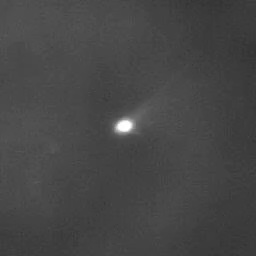
%> input picture Software/images/0.png, 256 x 256 px
$ octave process_frames_v1.m   (GNU Octave 9; MATLAB toolbox functions it lacks are replaced by stand-ins)
%> lines starting %> are read from the running program, lines starting %| are printed output that depends on the picture; in (x1, y1, x2, y2) boxes, pixels count from 0 and x2, y2 are one past the last pixel; in counts of white or black regions, pixels touching at a corner belong together; the program's own positions count from 1
% close all;
% clear all;
clc;
% '/Users/Owner/OneDrive/Documents/Python Scripts/Senior-Design-Project-EMCH427-002-Team-4-Downey/Software/Python/save/video_ai/whole916.png'
image = imread('/Users/Owner/OneDrive/Documents/Python Scripts/Senior-Design-Project-EMCH427-002-Team-4-Downey/Software/images/0.png');
%> image is the input picture: size 256x256x3 uint8; min 51, max 255, mean 70.2

tic;
[max_area, radius, centroid, brightness, image] = ProcessFrames(image);
toc
imshow(image)
function [max_area, radius, centroid, brightness, image] = ProcessFrames(image)

    gray = rgb2gray(image);

    copy = imgaussfilt(gray,0.1); %standard deviation of 2

    copy = imbinarize(copy, 'adaptive','ForegroundPolarity','bright', 'Sensitivity',0.01); %thresh
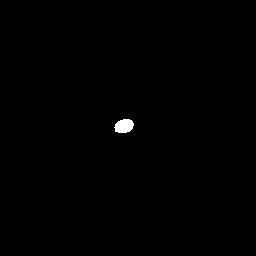
%> copy: size 256x256 logical; 0.33% white; 1 white region, box (x1, y1, x2, y2) and area: (114, 119, 134, 133) 218

% [9 lines of commented-out code are left out]

    stats = regionprops(copy, 'Area','Centroid', 'EquivDiameter', 'PixelList');
%> stats = 1 region; Area, Centroid and EquivDiameter: 218 [124.7 126.7] 16.66
    radius = stats.EquivDiameter(end)/2;
%> radius = 8.33
    max_area = stats.Area;
%> max_area = 218
    centroid = [ceil(stats.Centroid(1)) ceil(stats.Centroid(2))];
%> centroid = [125 127]
    PixelList = stats.PixelList;
%> PixelList = 218 rows, first 12: [115 128; 116 127; 116 128; 116 129; 116 126; 117 126; 117 127; 117 128; 117 129; 116 130; 117 130; 116 125]


    brightness = zeros(length(PixelList(:,1)),1);
    %
    for idx = 1:1:length(PixelList(:,1))
        pixel = PixelList(idx,:);
        lumen = gray(pixel(1), pixel(2));
        brightness(idx) = lumen;
    end
%> this loop made 218 passes
%> (pixel, lumen) on passes 1 to 3: ([115 128], 91), ([116 127], 94), ([116 128], 94)
%> after the loop, brightness = 218 values, max 255 at index 95, min 88 at index 12, mean 199.8
    brightness = round(mean(brightness));
%> brightness = 200

    % [4 lines of commented-out code are left out]
    [B,~]= bwboundaries(copy);
%> B = 1 boundary; box (x1, y1, x2, y2) and points: (114, 119, 134, 133) 49


    horz = length(image(1,:))/3;
%> horz = 256
    vert = length(image(:,1));
%> vert = 256
    text_str = cell(5,1);
    text_str{1} = ['X: ' num2str(centroid(1),'%0.2f')];
    text_str{2} = ['Y: ' num2str(centroid(2),'%0.2f')];
    text_str{3} = ['Area: ' num2str(max_area,'%0.2f')];
    text_str{4} = ['Radius: ' num2str(radius,'%0.2f')];
    text_str{5} = ['Brightness: ' num2str(brightness,'%0.2f')];

    positions = [0 vert-vert/8; horz/5 vert-vert/8; 0 vert-vert/8-30; horz-horz/3 vert-vert/8-30; horz-horz/3 vert-vert/8];
%> positions = [0 224; 51.2 224; 0 194; 170.7 194; 170.7 224]
    values = [centroid max_area radius brightness];
%> values = [125 127 218 8.33 200]

    image = insertText(image, positions, text_str,'FontSize',9,'BoxColor',...
        [255 0 0],'BoxOpacity',0.4,'TextColor',[255 255 255]);
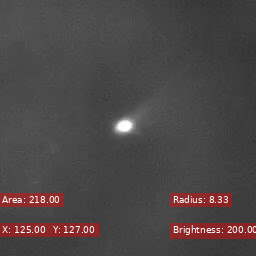
%> image: size 256x256x3 uint8; 6.95% of pixels changed, all inside (x1, y1, x2, y2) = (0, 193, 256, 239)


    % [7 lines of commented-out code are left out]

    for k = 1:length(B{1,1}(:,2))
        image(B{1,1}(k,1) ,B{1,1}(k,2),1) = 255;
    end
%> this loop made 49 passes
%> image: size 256x256x3 uint8; 0.07% of pixels changed, all inside (x1, y1, x2, y2) = (114, 119, 134, 133)
%> `[max_area, radius, centroid, brightness, image] = ProcessFrames(image);`: max_area = 218; radius = 8.33; centroid = [125 127]; brightness = 200
end
% imshow(image)
